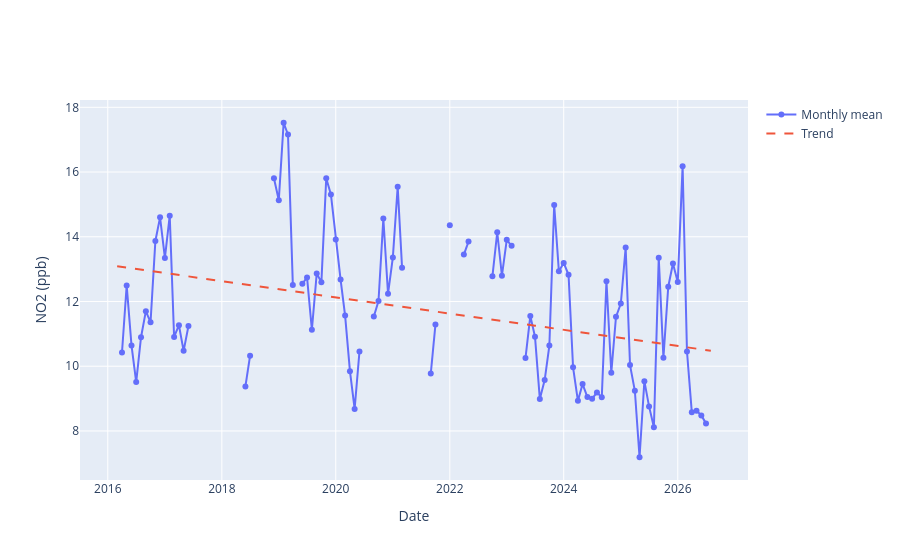

The notebook cell this image was saved under:
### Markdown cell above
Despite some data gaps and variability between years and seasons, the method detects a clear decreasing trend

### Code cell
# plot the network monthly mean and trend
fig = go.Figure([
    go.Scatter(x = network_data.index, y = network_data["value"], mode = "lines+markers", name = "Monthly mean"),
    go.Scatter(x = network_data.index, y = network_data["trend_line"], mode = "lines", line = dict(dash = "dash"), name = "Trend")
])
fig.update_layout(xaxis_title = "Date", yaxis_title = "NO2 (ppb)")
fig.show()
